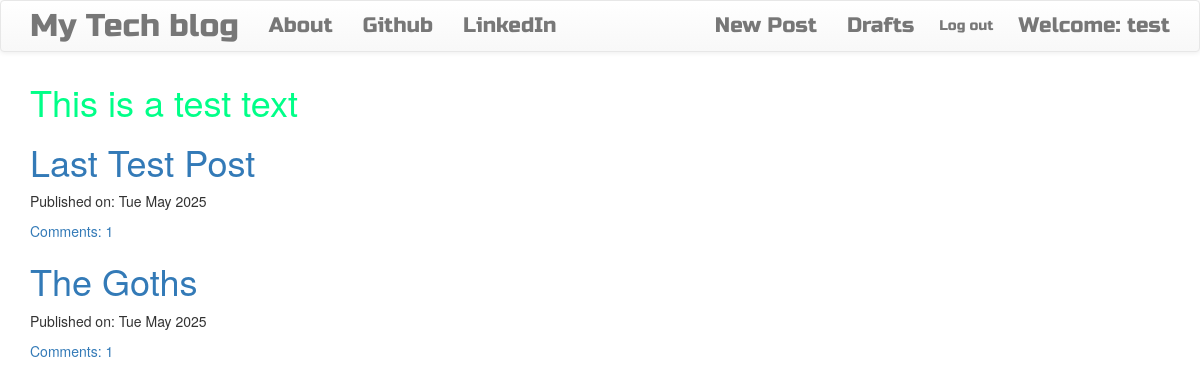
The app's page / (signed in) with its own data.
### blog/models.py (models this page shows, shortened)
class Post(models.Model):
    author = models.ForeignKey('auth.User',on_delete=models.CASCADE)
    title = models.CharField(max_length=256)
    text = models.TextField()
    create_date = models.DateTimeField(default=timezone.now)
    published_date = models.DateTimeField(blank=True,null=True)
    def approve_comments(self):
        return self.comments.filter(approved_comment=True)

### blog/views.py (the view)
# urls.py: path('', views.PostListView.as_view(), name='post_list'),
class PostListView(ListView):
    model = Post
    def get_queryset(self):
        return Post.objects.filter(published_date__lte=timezone.now()).order_by('-published_date')

### blog/templates/blog/post_list.html
{% extends 'blog/base.html' %}
{% block content %}
<div class="Testtest">
    <h1>This is a test text</h1>
</div>
<div class="centerstage">
    {% for post in post_list %}
        <div class="post">
            <h1><a href="{% url 'post_detail' pk=post.pk %}">{{ post.title }}</a></h1>
            <div class="date">
                <p>Published on: {{ post.published_date|date:"D M Y"}}</p>
            </div>
            <a href="{% url 'post_detail' pk=post.pk %}">Comments: {{ post.approve_comments.count }}</a>
        </div>
    {% endfor %}
</div>
{% endblock %}

### blog/templates/blog/base.html (shortened to what this page needs)
<!DOCTYPE html>
{% load static %}
<html>
    <head>
        <link rel="stylesheet" href="https://maxcdn.bootstrapcdn.com/bootstrap/3.3.7/css/bootstrap.min.css">
        <link rel="stylesheet" href="https://maxcdn.bootstrapcdn.com/bootstrap/3.3.7/css/bootstrap-theme.min.css">
        <link rel="stylesheet" href="//cdn.jsdelivr.net/medium-editor/latest/css/medium-editor.min.css" type="text/css" media="screen" charset="utf-8">
        <link rel="stylesheet" href="{% static 'css/blog.css' %}">
<body class='loader'>
  <nav class="navbar navbar-default techfont custom-navbar">
    <div class="container">
      <ul class="nav navbar-nav">
        <li><a class='navbar-brand bigbrand' href="{% url 'post_list' %}">My Tech blog</a></li>
        <li><a href="{% url 'about'%}">About</a></li>
        <li><a href="https://www.github.com">Github</a></li>
        <li><a href="https://www.linkedin.com">LinkedIn</a></li>
      </ul>
      <ul class="nav navbar-nav navbar-right">
        {% if user.is_authenticated %}
        <li>
          <a href="{% url 'post_new' %}" >New Post</a>
        </li>
        <li>
          <a href="{% url 'post_draft_list' %}">Drafts</a>
        </li>
        <li>
          <form method="post" action="{% url 'logout' %}" style="display:inline;">
            <button type="submit" class="nav-link-button">Log out</button>
          </form>
        </li>
        <li>
          <a >Welcome: {{ user.username }}</a>
        </li>
          {% else %}
          <li><a class='nav navbar-right' href="{% url 'login' %}" ><span class="glyphicon glyphicon-user"></span></a></li>
        {% endif %}
      </ul>
  </div>
</nav>
        <div class="content container">
            <div class="row">
                <div class="col-md-8">
                  <div class="blog_posts">
                    {% block content %}
                    {% endblock %}
                  </div>
                </div>
            </div>
        </div>
</body>
</html>

### blog/static/css/blog.css (style rules this page uses)
.nav-link-button { background: none; border: none; padding: 15px 10px; font-size: 14px; font-family: inherit; color: #777; text-decoration: none; display: inline; cursor: pointer; font-weight: normal; box-shadow: none; }
.Testtest { color: #0f8; }
.techfont { font-family: 'Russo One', sans-serif; font-size: 1.5em; margin-bottom: 10px; }
.centerstage { margin-left: auto; margin-right: auto; }
.bigbrand { font-size: 1.5em; }
.loader { filter:hue-rotate(0deg); color: linear-gradient(45deg,#0f8,#08f); animation:hue 5000ms infinite linear; }

### records on screen
Post: title "Last Test Post", published_date "Tue May 2025", approve_comments.count "1"
Post: title "The Goths", published_date "Tue May 2025", approve_comments.count "1"

### other values on screen
{{ user.username }} "test"
